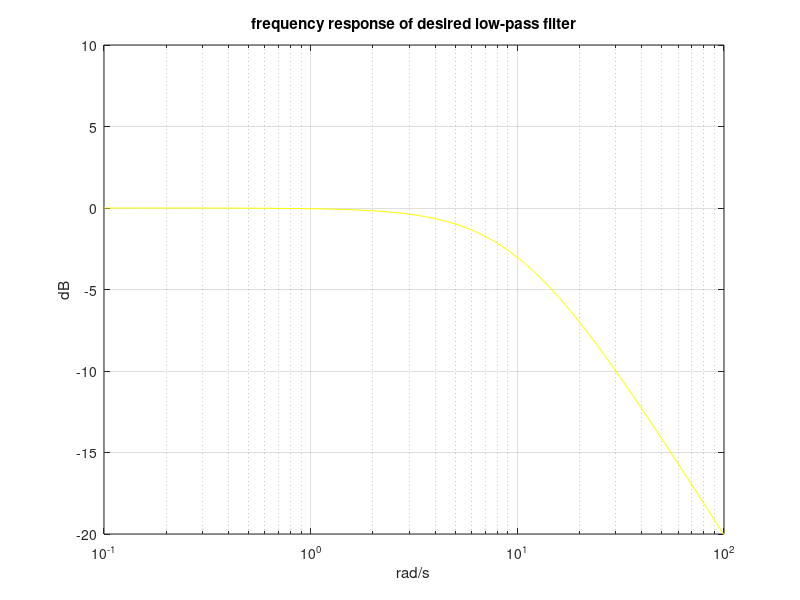

This figure's MATLAB source:
% Abstract design, low-pass filter
num=[10]; % transfer function numerator;
den=[1 10]; %transfer function denominator
w=logspace(-1,2); %logaritmic set of frequency values
G=freqs(num,den,w); %computes frequency response
AG=20*log10(abs(G)); %take decibels
semilogx(w,AG,'y'); %plots decibels
axis([0.1 100 -20 10]);
grid;
ylabel('dB'); xlabel('rad/s'); title('frequency response of desired low-pass filter');
